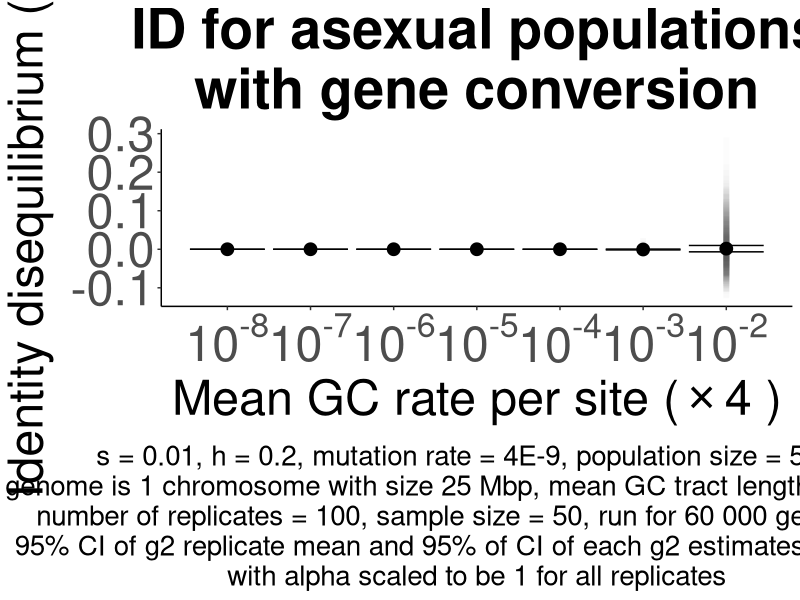

R code for this plot:
#!/usr/bin/env Rscript

library(tidyverse)
library(scales)

ID_df_GC <- read.csv("Data_ID_GC.csv")
ID_df_GC$Rep <- as.factor(ID_df_GC$Rep)

replicate_number = length(unique(ID_df_GC$Rep))

ID_df_GC_sum <- ID_df_GC %>%
	group_by(Rate) %>%
	summarise(Expected_g2=mean(g2), sd_g2=sd(g2))

print(replicate_number)


print(str(ID_df_GC))

g2_plot <- ggplot() + 
	geom_linerange(data = ID_df_GC, aes(x=Rate*1000, ymin=CI_lower, ymax = CI_upper), size = 2, alpha = 0.01) +
	geom_point(data = ID_df_GC_sum, aes(x=Rate*1000, y=Expected_g2), size = 4) + 
	geom_errorbar(data = ID_df_GC_sum, aes(x=Rate*1000, ymin=Expected_g2-1.96*sd_g2/sqrt(replicate_number), ymax=Expected_g2+1.96*sd_g2/sqrt(replicate_number))) +
    scale_color_brewer(palette = "RdBu") + 
	labs(x=expression("Mean GC rate per site (" %*% "4 )"), y=expression(paste("Identity disequilibrium (",g[2],")")), 
		title="ID for asexual populations\nwith gene conversion",
		caption=paste("s = 0.01, h = 0.2, mutation rate = 4E-9, population size = 5 000\ngenome is 1 chromosome with size 25 Mbp, mean GC tract length = 4 000 bp\nnumber of replicates = ", replicate_number, ", sample size = 50, run for 60 000 generations\n95% CI of g2 replicate mean and 95% of CI of each g2 estimates are shown\nwith alpha scaled to be 1 for all replicates", sep = "")) + 
		theme(panel.grid.major=element_blank(),
    	      panel.grid.minor=element_blank(),
    	      panel.background=element_blank(),
    	      axis.line = element_line(color="black"),
    	      
    	      plot.title=element_text(size=40, hjust=0.5, face="bold"),
	      plot.caption=element_text(size=20, hjust=0.5),
	      axis.title.y=element_text(size=35),
	      axis.title.x=element_text(size=35),
	      
	      axis.text.x=element_text(size=35),
	      axis.text.y=element_text(size=35),
	      
	      legend.position="none")+
	scale_x_log10(breaks = c(10**seq(-8, -2, 1)),
                     labels = trans_format("log10", math_format(10^.x)))
	
ggsave(filename = "Plot_ID_g2_GC.png",
	plot = g2_plot,
	dpi = 300,
	width=12,
	height=12)

print(warnings())
